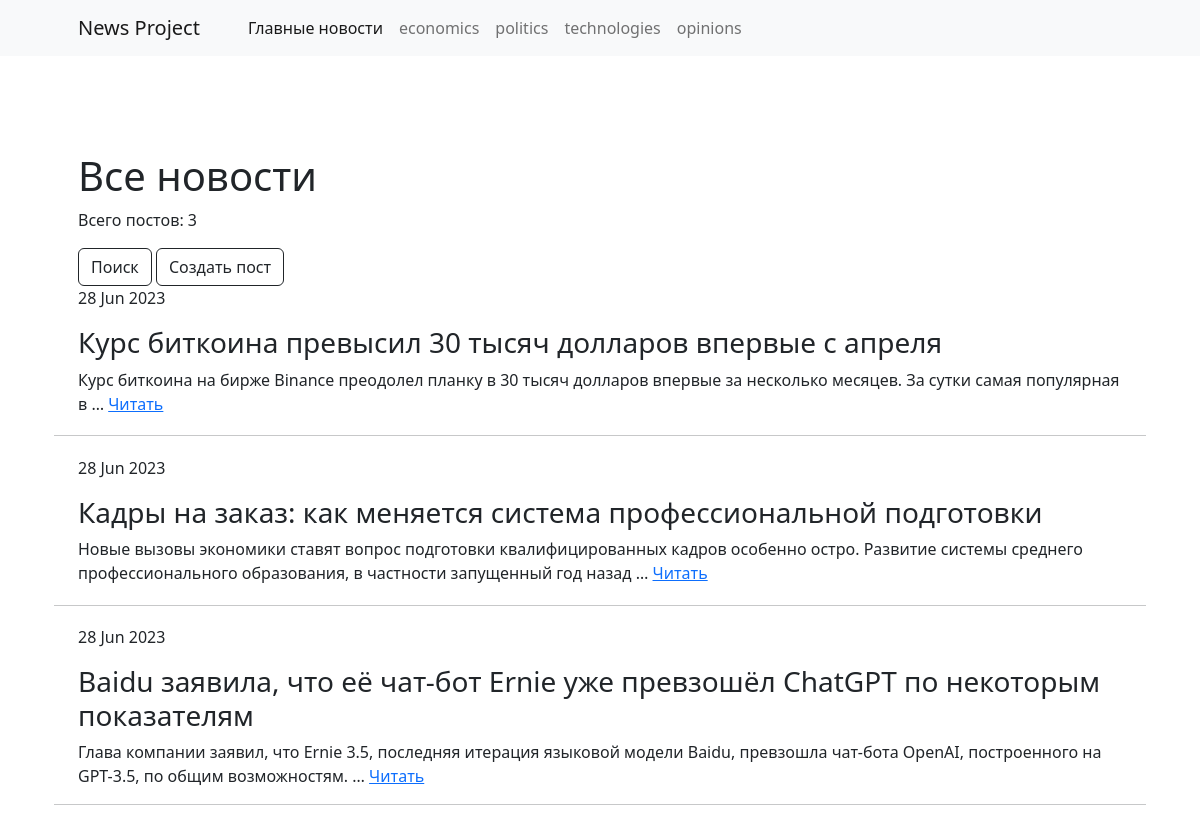
The app's page /, older data.
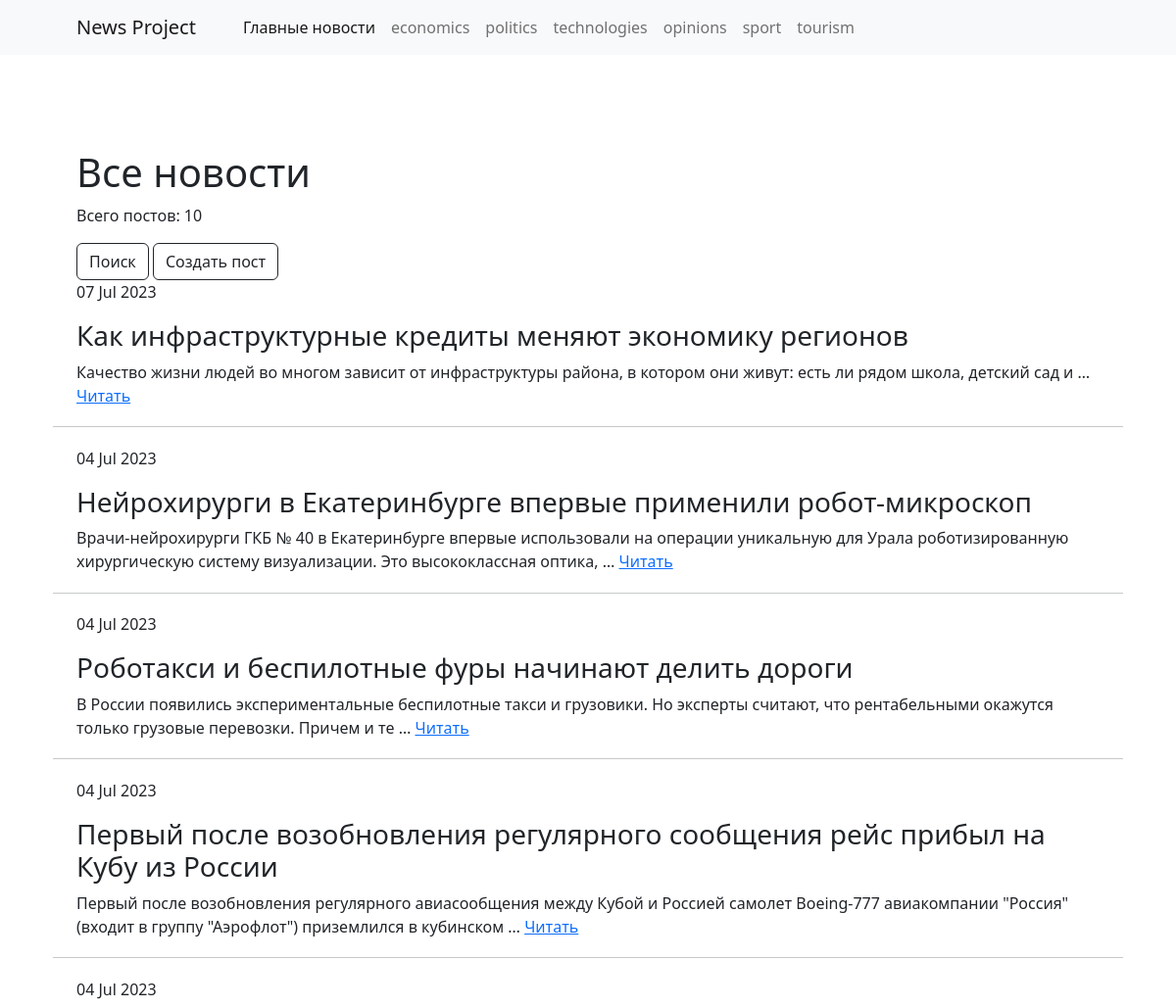
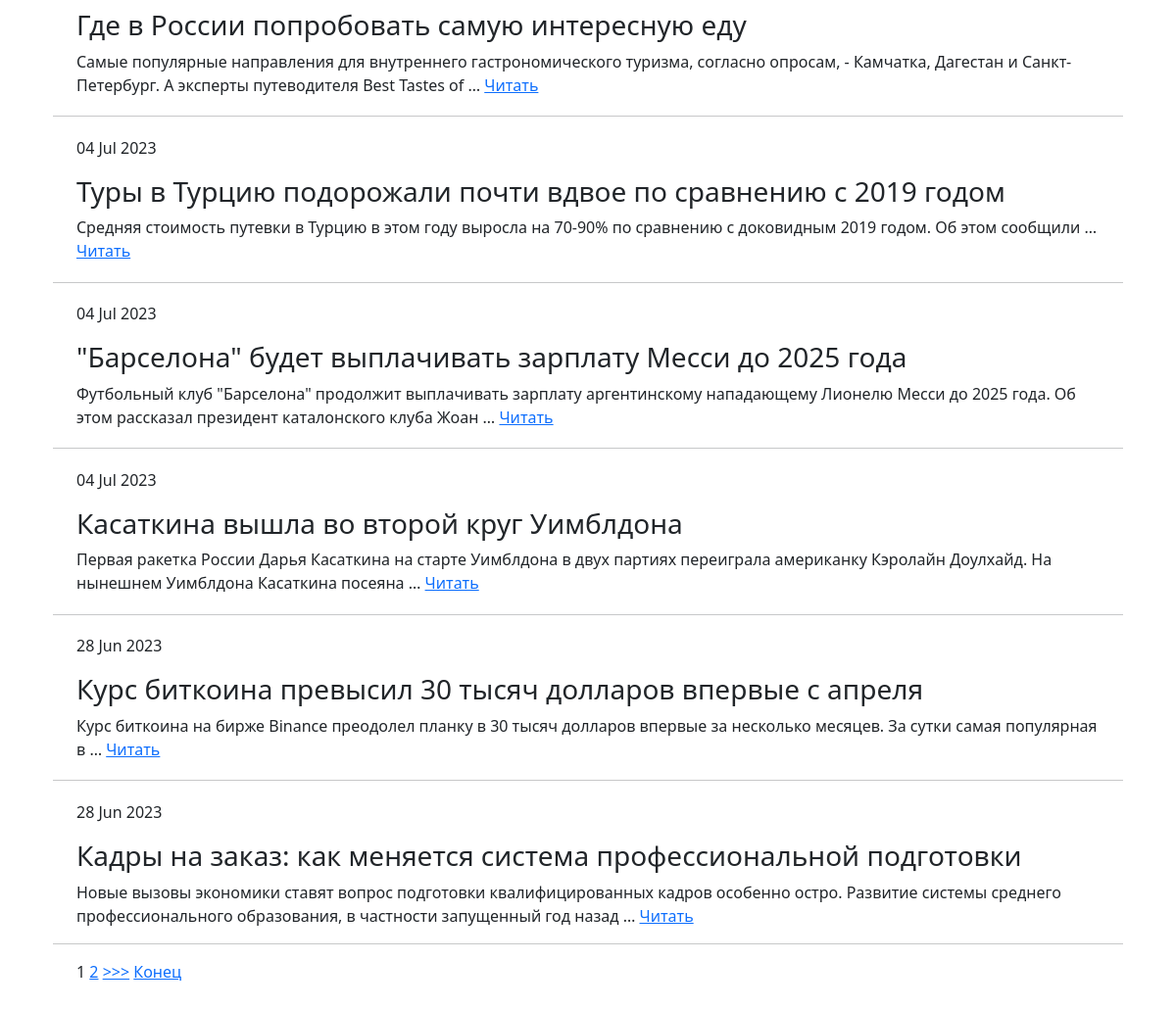
The same page, newer data (2 pictures, top to bottom).
### news/models.py (models this page shows, shortened)
class Category(models.Model):
    name = models.CharField(max_length=64, unique=True)
    subscribers = models.ManyToManyField(User, through='UserCategory', blank=True)
    slug = models.SlugField(max_length=255, unique=True, db_index=True, null=True)

class Post(models.Model):
    author = models.ForeignKey(Author, on_delete=models.CASCADE)
    is_news = models.BooleanField(default=False)  # news=True, article=False
    date = models.DateTimeField(auto_now_add=True)
    title = models.CharField(max_length=255)
    text = models.TextField()
    rating = models.IntegerField(default=0)
    category = models.ManyToManyField(Category, related_name='posts', through='PostCategory')

### news/views.py (the view)
# urls.py: path('', PostList.as_view(), name='news'),
class PostList(ListView):
    model = Post
    template_name = 'news.html'
    context_object_name = 'posts'
    ordering = ['-id']
    paginate_by = 10
    def get_context_data(self, **kwargs):
        context = super().get_context_data(**kwargs)
        context['is_not_author'] = not self.request.user.groups.filter(name='authors').exists()
        context['is_not_login'] = not self.request.user.is_authenticated
        return context

### news/templatetags/custom_tags.py (called while the page is built)
@register.inclusion_tag('navigation.html', takes_context=True)
def show_navigation(context):
    categories = Category.objects.all()
    return {
        "categories": categories,
    }

### templates/news.html (shortened to what this page needs)
{% extends 'default.html' %}
{% load custom_filters %}
{% block content %}
<h1>Все новости</h1>
<p>Всего постов: {{ posts | length}}</p>
<div>
    <a class="btn btn-outline-dark mt-auto" href="{% url 'search' %}">Поиск</a>
    <a class="btn btn-outline-dark mt-auto" href="{% url 'post_add' %}">Создать пост</a>
</div>
{% for post in posts %}
<br>
<p>{{ post.date | date:'d M Y' }}</p>
<h3>{{ post.title | censure:'***' }}</h3>
<p>{{ post.text | truncatewords:20 | censure:'***' }} <a href="{% url 'post_detail' post.id %}">Читать</a></p>
<hr>
{% endfor %}
{% if is_paginated %}
    <p>
    {% for num in page_obj.paginator.page_range %}
        {% if page_obj.number == num %}
            <a>{{ num }}</a>
        {% elif num > page_obj.number|add:'-3' and num < page_obj.number|add:'3' %}
            <a href="?page={{ num }}">{{ num }}</a>
        {% endif %}
    {% endfor %}
    {% if page_obj.has_next %}
        <a href="?page={{ page_obj.next_page_number }}">>>></a>
        <a href="?page={{ page_obj.paginator.num_pages }}">Конец</a>
    {% endif %}
    </p>
{% endif %}
{% endblock content %}

### templates/navigation.html
{% load cache %}
{% cache 300 navigation %}
<ul class="navbar-nav me-auto mb-2 mb-lg-0 ms-lg-4">
    <li class="nav-item"><a class="nav-link active" aria-current="page" href="/">Главные новости</a></li>
    {% for category in categories %}
    <li class="nav-item"><a class="nav-link" href="{% url 'categories' category.slug %}">{{ category.name }}</a></li>
    {% endfor %}
</ul>
{% endcache %}

Row changes from the older to the newer data that the page shows:
no longer on this page (row unchanged): Post: date "28 Jun 2023", title|censure "Baidu заявила, что её чат-бот Ernie уже превзошёл ChatGPT по некоторым показателям", text|censure "Глава компании заявил, что Ernie 3.5, последняя итерация языковой модели Baidu, превзошла чат-бота OpenAI, построенного на GPT-3.5, по общим возможностям. …"
added Category: name "sport"
added Category: name "tourism"
added Post: date "07 Jul 2023", title|censure "Как инфраструктурные кредиты меняют экономику регионов", text|censure "Качество жизни людей во многом зависит от инфраструктуры района, в котором они живут: есть ли рядом школа, детский сад и …"
added Post: date "04 Jul 2023", title|censure "Нейрохирурги в Екатеринбурге впервые применили робот-микроскоп", text|censure "Врачи-нейрохирурги ГКБ № 40 в Екатеринбурге впервые использовали на операции уникальную для Урала роботизированную хирургическую систему визуализации. Это высококлассная оптика, …"
added Post: date "04 Jul 2023", title|censure "Роботакси и беспилотные фуры начинают делить дороги", text|censure "В России появились экспериментальные беспилотные такси и грузовики. Но эксперты считают, что рентабельными окажутся только грузовые перевозки. Причем и те …"
added Post: date "04 Jul 2023", title|censure "Первый после возобновления регулярного сообщения рейс прибыл на Кубу из России", text|censure "Первый после возобновления регулярного авиасообщения между Кубой и Россией самолет Boeing-777 авиакомпании \"Россия\" (входит в группу \"Аэрофлот\") приземлился в кубинском …"
added Post: date "04 Jul 2023", title|censure "Где в России попробовать самую интересную еду", text|censure "Самые популярные направления для внутреннего гастрономического туризма, согласно опросам, - Камчатка, Дагестан и Санкт-Петербург. А эксперты путеводителя Best Tastes of …"
added Post: date "04 Jul 2023", title|censure "Туры в Турцию подорожали почти вдвое по сравнению с 2019 годом", text|censure "Средняя стоимость путевки в Турцию в этом году выросла на 70-90% по сравнению с доковидным 2019 годом. Об этом сообщили …"
added Post: date "04 Jul 2023", title|censure "\"Барселона\" будет выплачивать зарплату Месси до 2025 года", text|censure "Футбольный клуб \"Барселона\" продолжит выплачивать зарплату аргентинскому нападающему Лионелю Месси до 2025 года. Об этом рассказал президент каталонского клуба Жоан …"
added Post: date "04 Jul 2023", title|censure "Касаткина вышла во второй круг Уимблдона", text|censure "Первая ракетка России Дарья Касаткина на старте Уимблдона в двух партиях переиграла американку Кэролайн Доулхайд. На нынешнем Уимблдона Касаткина посеяна …"
Text that changed along with them:
{{ posts | length }}: "3" → "10"
new list line: "1"
new list line: "2"
text now shown: ">>> Конец"
